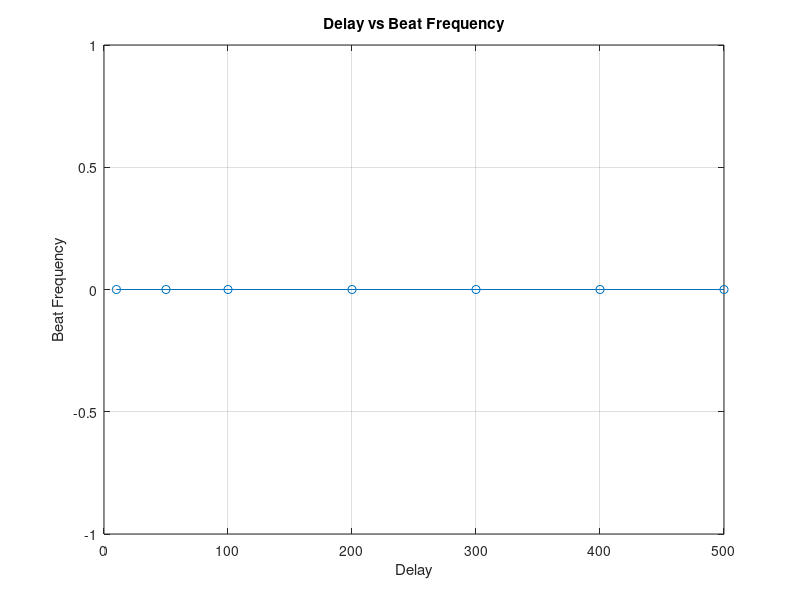

The MATLAB source for this figure:
%----------------------------------------------------------
% FMCW Radar - Delay vs Beat Frequency Analysis
%----------------------------------------------------------

clear;
clc;

%% USER SETTINGS

% Delay values corresponding to the recorded beat signal files
delays = [10 50 100 200 300 400 500];

% Sampling frequency in Hz
Fs = 100000;

% Enable or disable individual FFT plots
% 1 = Plot ON
% 0 = Plot OFF
Plot_Enable = 1;

% Initialize array to store beat frequencies
beat = zeros(size(delays));

%% PROCESS EACH DELAY VALUE

for k = 1:length(delays)

    % Create the filename for the corresponding .dat file
    % DATA folder is one level above the GNU OCTAVE folder
    filename = sprintf('../DATA/beat_%d.dat', delays(k));

    % Open the binary data file
    fid = fopen(filename, 'rb');

    % Check whether the file was opened successfully
    if fid == -1
        fprintf('Cannot open %s\n', filename);
        continue;
    end

    % Read 200000 floating-point samples
    data = fread(fid, 200000, 'float32');

    % Close the file
    fclose(fid);

    % Convert real and imaginary samples into complex samples
    x = data(1:2:end) + 1i*data(2:2:end);

    % Select the first 4096 samples for FFT processing
    x = x(1:4096);

    % Number of samples used for FFT
    N = length(x);

    % Calculate FFT magnitude
    X = abs(fft(x));

    % Create frequency axis
    f = (0:N-1)*Fs/N;

    % Find the strongest frequency while ignoring DC region
    [peak, idx] = max(X(10:floor(N/4)));

    % Correct the index because the search started from bin 10
    idx = idx + 9;

    % Store the detected beat frequency
    beat(k) = f(idx);

    % Display the result
    fprintf('Delay = %d   Beat Frequency = %.2f Hz\n', ...
            delays(k), beat(k));

    %% INDIVIDUAL FFT PLOT
    if Plot_Enable
        figure;

        % Plot positive-frequency portion of the FFT
        plot(f(1:N/2), X(1:N/2));
        title(sprintf('FFT Spectrum - Delay = %d', delays(k)));
        xlabel('Frequency (Hz)');
        ylabel('Magnitude');
        grid on;
    end
end

%% DELAY VS BEAT FREQUENCY PLOT

figure;
plot(delays, beat, '-o');
grid on;
xlabel('Delay');
ylabel('Beat Frequency (Hz)');
title('Delay vs Beat Frequency');
ylabel('Beat Frequency')
title('Delay vs Beat Frequency')
